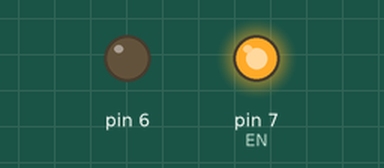
Recording of a sketch running on a simulated Arduino Uno, built with avr-gcc and run on an emulated ATmega328P. Shown: output pins drawn as LEDs (lit = HIGH). Pins used as bus, display or sensor lines are not drawn. At 54.4 s the program stops and its outputs stay as they are.

Above: at 0.1 s.
At 54.5 s:
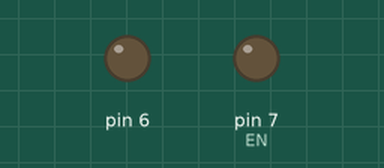
Timing chart, 0 to 55.9 s (numbered marks = the images above):
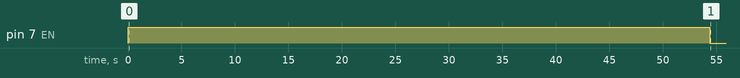

The sketch:

rotated_table.ino
```cpp
#define STEP 5
#define DIR  6
#define EN   7
#define SHOT 8

#define STEPS_REVOLUTION 400

#define SHOTS 40

#define STEPS_ON_SHOT STEPS_REVOLUTION/SHOTS

#define DELAY_TIME 8


void setup() {
  // put your setup code here, to run once:
  for (int i = STEP; i <= EN; ++i) {
    pinMode(i, OUTPUT);
  }

}

void loop() {
  // put your main code here, to run repeatedly:
digitalWrite(EN, HIGH);

  for (int i = 0; i < SHOTS; ++i) {
    delay(500);
    digitalWrite(SHOT, HIGH);
    delay(200);
    digitalWrite(SHOT, LOW);
    delay(500);

    step(STEPS_ON_SHOT);

  }
  digitalWrite(EN, LOW);

  while (true) {

  }


}

void step(int count)
{
  for (int i=0; i< count; ++i) {
    digitalWrite(STEP, HIGH);
    delay(DELAY_TIME);

    digitalWrite(STEP, LOW);
    delay(DELAY_TIME);
  }
}
```

Measured:
- by itself, pin 7 (EN): LOW → HIGH at 0.00 s, → LOW 54.4 s later
